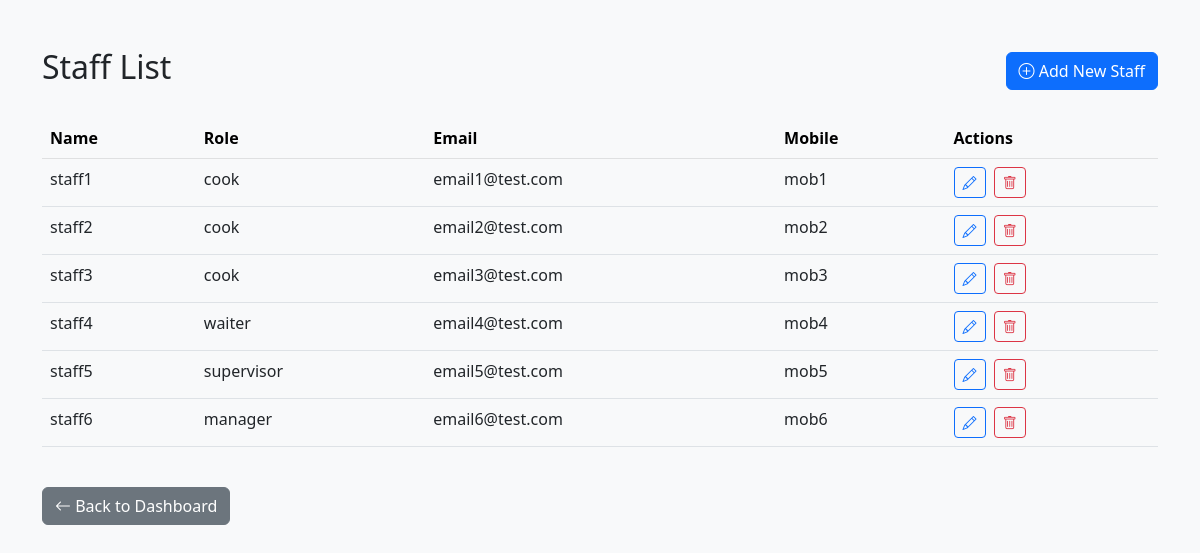
Screenshot of /anthonyfastfood/part2/staff_list.php with the database file from the repository.
### tables this page shows
CREATE TABLE `staff` (
  `staffID` int(11) NOT NULL AUTO_INCREMENT,
  `name` varchar(30) NOT NULL,
  `address` varchar(30) NOT NULL,
  `dateOfBirth` date NOT NULL,
  `email` varchar(30) NOT NULL,
  `mob` varchar(10) NOT NULL,
  `passwordHash` varchar(255) NOT NULL,
  `roleID` int(11) NOT NULL,
  PRIMARY KEY (`staffID`),
  KEY `email` (`email`),
  KEY `roleID` (`roleID`),
  CONSTRAINT `staff_ibfk_1` FOREIGN KEY (`roleID`) REFERENCES `role` (`roleID`)
);

CREATE TABLE `role` (
  `roleID` int(11) NOT NULL AUTO_INCREMENT,
  `name` varchar(15) NOT NULL,
  `description` varchar(30) NOT NULL,
  `ratehour` decimal(5,2) NOT NULL,
  PRIMARY KEY (`roleID`)
);

### anthonyfastfood/part2/staff_list.php (the view, shortened to what this page needs)
<?php
require_once "db.php";
$query = "SELECT s.*, r.name as role_name
          FROM staff s
          LEFT JOIN role r ON s.roleID = r.roleID
          ORDER BY s.name";
$result = $connection->query($query);
$staff_list = $result->fetch_all(MYSQLI_ASSOC);
?>
<!DOCTYPE html>
<html lang="en">
<head>
    <link href="https://cdn.jsdelivr.net/npm/bootstrap@5.2.3/dist/css/bootstrap.min.css" rel="stylesheet">
    <link href="https://cdn.jsdelivr.net/npm/bootstrap-icons@1.7.2/font/bootstrap-icons.css" rel="stylesheet">
</head>
<body class="bg-light">
    <div class="container mt-5">
        <div class="d-flex justify-content-between align-items-center mb-4">
            <h2>Staff List</h2>
            <a href="staff_create.php" class="btn btn-primary">
                <i class="bi bi-plus-circle"></i> Add New Staff
            </a>
        </div>
        <?php if (empty($staff_list)): ?>
            <div class="alert alert-info">No staff members found.</div>
        <?php else: ?>
            <div class="table-responsive">
                <table class="table table-hover">
                    <thead class="table-light">
                        <tr>
                            <th>Name</th>
                            <th>Role</th>
                            <th>Email</th>
                            <th>Mobile</th>
                            <th>Actions</th>
                        </tr>
                    </thead>
                    <tbody>
                        <?php foreach ($staff_list as $staff): ?>
                            <tr>
                                <td><?= htmlspecialchars($staff['name']) ?></td>
                                <td><?= htmlspecialchars($staff['role_name'] ?? 'Not assigned') ?></td>
                                <td><?= htmlspecialchars($staff['email']) ?></td>
                                <td><?= htmlspecialchars($staff['mob']) ?></td>
                                <td>
                                    <a href="staff_update.php?id=<?= htmlspecialchars($staff['staffID']) ?>"
                                       class="btn btn-sm btn-outline-primary me-1"
                                       title="Edit">
                                        <i class="bi bi-pencil"></i>
                                    </a>
                                    <a href="staff_delete.php?id=<?= htmlspecialchars($staff['staffID']) ?>"
                                       class="btn btn-sm btn-outline-danger"
                                       title="Delete"
                                       onclick="return confirm('Are you sure you want to delete this staff member?');">
                                        <i class="bi bi-trash"></i>
                                    </a>
                                </td>
                            </tr>
                        <?php endforeach; ?>
                    </tbody>
                </table>
            </div>
        <?php endif; ?>
        <div class="mt-4">
            <a href="/anthonyfastfood/index.php" class="btn btn-secondary">
                <i class="bi bi-arrow-left"></i> Back to Dashboard
            </a>
        </div>
    </div>
</body>
</html>

### rows the page displays
staff: name "staff1", roleID.name "cook", email "email1@test.com", mob "mob1"
staff: name "staff2", roleID.name "cook", email "email2@test.com", mob "mob2"
staff: name "staff3", roleID.name "cook", email "email3@test.com", mob "mob3"
staff: name "staff4", roleID.name "waiter", email "email4@test.com", mob "mob4"
staff: name "staff5", roleID.name "supervisor", email "email5@test.com", mob "mob5"
staff: name "staff6", roleID.name "manager", email "email6@test.com", mob "mob6"
